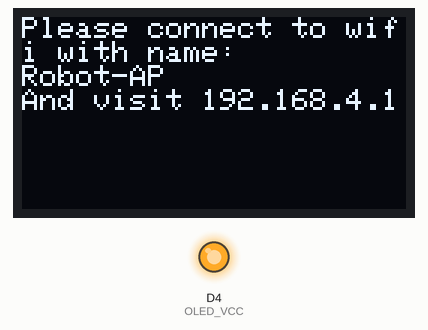
This program was run on a simulated ESP8266 (Wemos D1 mini). Shown: 128×64 one-colour display, output pins drawn as LEDs (lit = HIGH). WiFi joins after 1.5 s; servers stay silent unless stated; the display library's start-up logo is not drawn; what the program prints to the serial monitor is not drawn.

Above: at 0.4 s.
At 1.9 s:
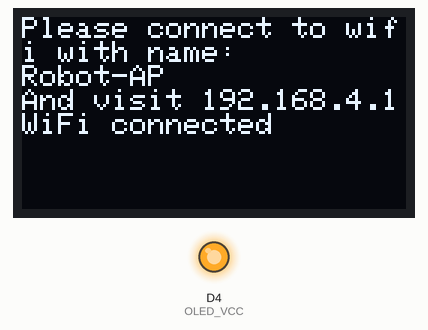

Measured:
- what the display in image 0 shows lasts 1.5 s, from 0.4 s to 1.9 s

The program:

main.cpp
```cpp
#include <ESP8266wifi.h>
#include <Wire.h>
#include <ESP8266HTTPClient.h>
#include <WiFiManager.h>          //https://github.com/tzapu/WiFiManager WiFi Configuration Magic
#include "oled.h"

String deviceName = "Robot";


WiFiManager wifiManager;


void setup()
{
    Serial.begin(9600);
    oled_setup();

    oled_clear();
    oled_println("Please connect to wifi with name:");

    //wifiManager.autoConnect();
    char deviceAPNameChars[50];
    String deviceAPName = deviceName + "-AP";
    deviceAPName.toCharArray(deviceAPNameChars, 50);
    oled_println(deviceAPName);
    oled_println("And visit 192.168.4.1");
    wifiManager.startConfigPortal(deviceAPNameChars);

    oled_println("WiFi connected");
    Serial.println("");
    Serial.println("WiFi connected");
    // Print the IP address
    Serial.println(WiFi.localIP());
}

void loop()
{
    HTTPClient http;
    http.begin("http://binglearningdemo.azurewebsites.net/api/messages/" + deviceName);

    // start connection and send HTTP header
    int httpCode = http.GET();

    // httpCode will be negative on error
    if (httpCode > 0)
    {
        // HTTP header has been send and Server response header has been handled
        Serial.printf("[HTTP] GET... code: %d\n", httpCode);

        // file found at server
        if (httpCode == HTTP_CODE_OK)
        {
            String payload = http.getString();
            Serial.println(payload);
            oled_clear();
            oled_println(payload);
        }
    }
    else
    {
        Serial.printf("[HTTP] GET... failed, error: %s\n", http.errorToString(httpCode).c_str());
    }
    http.end();
    delay(2000);
}
```

oled.cpp
```cpp
#include <ESP8266WiFi.h> //https://github.com/esp8266/Arduino

#include <SPI.h>
#include <Wire.h>
#include <Adafruit_SSD1306.h>

#include <oled.h>

Adafruit_SSD1306 display(OLED_MOSI, OLED_CLK, OLED_DC, OLED_RESET, OLED_CS);

void oled_setup()
{
  pinMode(OLED_VCC, OUTPUT);
  digitalWrite(OLED_VCC, HIGH);

  // by default, we'll generate the high voltage from the 3.3v line internally! (neat!)
  display.begin(SSD1306_SWITCHCAPVCC, 0x3C); // initialize with the I2C addr 0x3C (for the 64x48)
  display.display();
  delay(200);

  // Clear the buffer.
  display.clearDisplay();

  display.setTextSize(1);
  display.setTextColor(WHITE);
  display.setCursor(0, 0);
}

void oled_clear()
{
  display.clearDisplay();
  display.setCursor(0, 0);
  display.display();
}
void oled_println(String str)
{
  display.println(str);
  display.display();
}
```

oled.h
```cpp
#define OLED_VCC   D4
#define OLED_MOSI  D2
#define OLED_CLK   D3
#define OLED_DC    3
#define OLED_CS    -1
#define OLED_RESET D1

void oled_setup();
void oled_clear();
void oled_println(String str);
```
